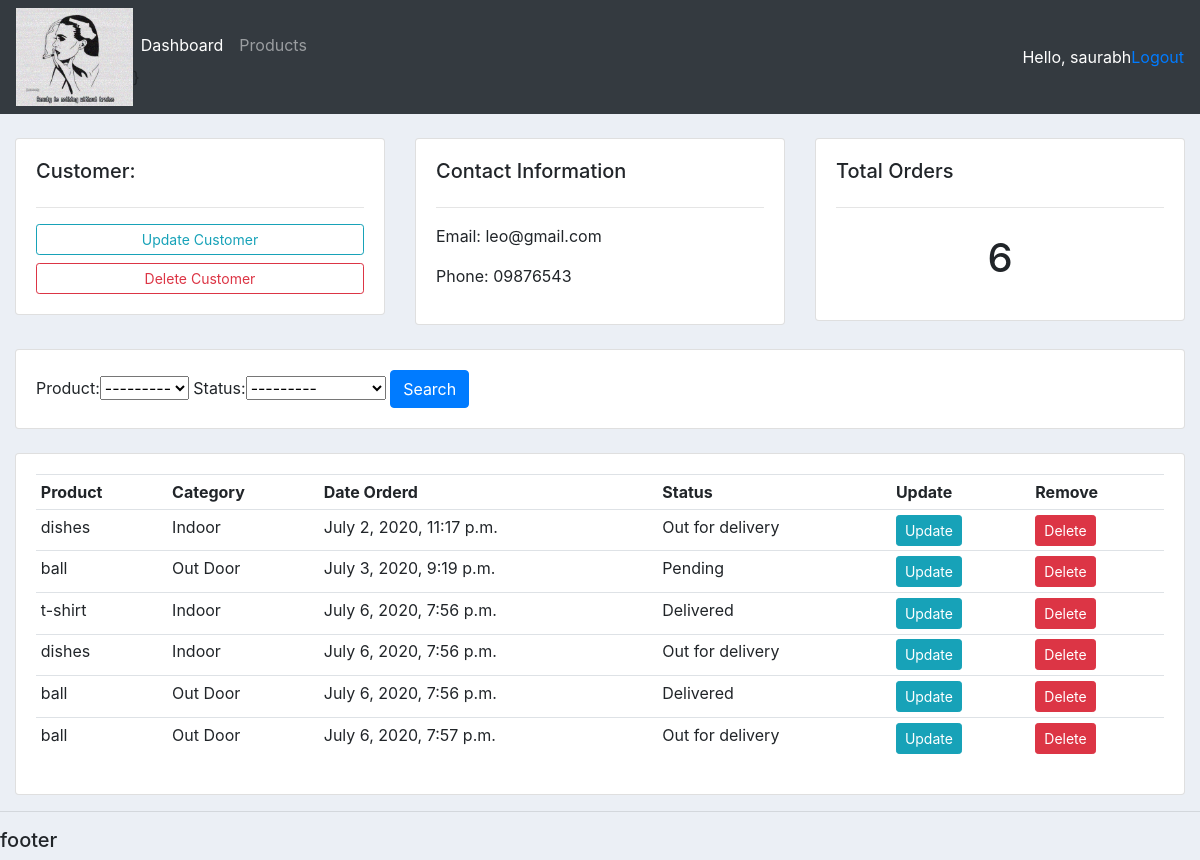
Screenshot of /accounts/customer/3/ (signed in) with the database file from the repository.
### accounts/models.py (models this page shows, shortened)
class Customer(models.Model):
	user=models.OneToOneField(User,on_delete=models.CASCADE,null=True,blank=True)
	name=models.CharField(max_length=200,null=True)
	phone=models.CharField(max_length=200,null=True)
	email=models.EmailField(null=True)
	profile_pic=models.ImageField(default='4.jpg',null=True,blank=True)
	date_created=models.DateTimeField(auto_now_add=True,null=True)

class Order(models.Model):
	STATUS=(
		('Pending','Pending'),
		('Out for delivery','Out for delivery'),
		('Delivered','Delivered'),
		)
	customer=models.ForeignKey(Customer,on_delete=models.SET_NULL,null=True)
	product=models.ForeignKey(Product,on_delete=models.SET_NULL,null=True)
	date_created=models.DateTimeField(auto_now_add=True,null=True)
	status=models.CharField(max_length=200,null=True,choices=STATUS)

class Product(models.Model):
	CATEGORY=(
		('Indoor','Indoor'),
		('Out Door','Out Door'),
		)
	name=models.CharField(max_length=200,null=True)
	price=models.FloatField(null=True)
	category=models.CharField(max_length=200,null=True,choices=CATEGORY)
	description=models.CharField(max_length=200,null=True,blank=True)
	date_created=models.DateTimeField(auto_now_add=True,null=True)
	tag=models.ManyToManyField(Tag)
	def __str__(self):
		return self.name or ''

### accounts/decorators.py (the view)
		def wrapper_func(request,*args,**kwargs):
			group=None
			if request.user.groups.exists():
				group=request.user.groups.all()[0].name
			if group in allowed_roles:
				return view_func(request,*args,**kwargs)
			else:
				return HttpResponse("you are not allowed to see this page")

### accounts/views.py (called while the page is built)
@ login_required(login_url='accounts:LoginPage')
@ allowed_users(allowed_roles=['admin'])
def customer(request,pk_test):
	customer=Customer.objects.get(id=pk_test)
	orders=customer.order_set.all()
	order_count=orders.count()
	myfilter=OrderFilter(request.GET,queryset=orders)
	orders=myfilter.qs
	context={'myfilter':myfilter,'order_count':order_count,'customer':customer,'orders':orders}
	return render(request,'accounts/customer.html',context)

### accounts/templates/accounts/customer.html
{% extends 'accounts/main.html' %}
{% block content %}
	<br>
<div class="row">
	<div class="col-md">
		<div class="card card-body">
			<h5>Customer:</h5>
			<hr>
			<a class="btn btn-outline-info  btn-sm btn-block" href="">Update Customer</a>
			<a class="btn btn-outline-danger  btn-sm btn-block" href="">Delete Customer</a>
		</div>
	</div>
	<div class="col-md">
		<div class="card card-body">
			<h5>Contact Information</h5>
			<hr>
			<p>Email: {{customer.email}}</p>
			<p>Phone: {{customer.phone}}</p>
		</div>
	</div>
	<div class="col-md">
		<div class="card card-body">
			<h5>Total Orders</h5>
			<hr>
			<h1 style="text-align: center;padding: 10px">{{order_count}}</h1>
		</div>
	</div>
</div>
<br>
<div class="row">
	<div class="col">
		<div class="card card-body">
			<form method="get">
				{{myfilter.form}}
		    <button class="btn btn-primary" type="submit">Search</button>
		  </form>
		</div>
	</div>
</div>
<br>
<div class="row">
	<div class="col-md">
		<div class="card card-body">
			<table class="table table-sm">
				<tr>
					<th>Product</th>
					<th>Category</th>
					<th>Date Orderd</th>
					<th>Status</th>
					<th>Update</th>
					<th>Remove</th>
				</tr>
				{% for order in orders %}
				<tr>
					<td>{{order.product}}</td>
					<td>{{order.product.category}}</td>
					<td>{{order.date_created}}</td>
					<td>{{order.status}}</td>
					<td><a class="btn btn-sm btn-info" href="{% url 'accounts:updateorder' order.id %}">Update</a></td>
					<td><a class="btn btn-sm btn-danger" href="{% url 'accounts:deleteorder' order.id %}">Delete</a></td>
				</tr>
				{% endfor %}
			</table>
		</div>
	</div>
</div>
{% endblock %}

### accounts/templates/accounts/navbar.html (shortened to what this page needs)
{% load static %}
<nav class="navbar navbar-expand-lg navbar-dark bg-dark">
  <img height=5% width=10% src="{% static 'images/4.jpg' %}">
  <div class="collapse navbar-collapse" id="navbarNav">
    <ul class="navbar-nav">
      {% if request.user.is_staff %}
        <li class="nav-item active">
          <a class="nav-link" href="{% url 'accounts:home' %}">Dashboard</a>
        </li>
        <li class="nav-item">
          <a class="nav-link" href="{% url 'accounts:products' %}">Products</a>
        </li>
      {% else %}
        <li class="nav-item">
          <a class="nav-link" href="{% url 'accounts:accountsSettings' %}"> Settings </a>
        </li>
      {% endif %}
    </ul>
  </div>
  <span style="color:white">Hello, {{request.user}}</span>
  <span><a href="{% url 'accounts:logoutpage' %}">Logout</a></span>
</nav>

### static/css/main.css (style rules this page uses)
body { background-color: #ebeff5; }

### rows the page displays
Customer: email "leo@gmail.com", phone "09876543"
Order: product "dishes", product.category "Indoor", date_created "July 2, 2020, 11:17 p.m.", status "Out for delivery"
Order: product "ball", product.category "Out Door", date_created "July 3, 2020, 9:19 p.m.", status "Pending"
Order: product "t-shirt", product.category "Indoor", date_created "July 6, 2020, 7:56 p.m.", status "Delivered"
Order: product "dishes", product.category "Indoor", date_created "July 6, 2020, 7:56 p.m.", status "Out for delivery"
Order: product "ball", product.category "Out Door", date_created "July 6, 2020, 7:56 p.m.", status "Delivered"
Order: product "ball", product.category "Out Door", date_created "July 6, 2020, 7:57 p.m.", status "Out for delivery"

### other values shown
{{ request.user }} "saurabh"
{{ order_count }} "6"
